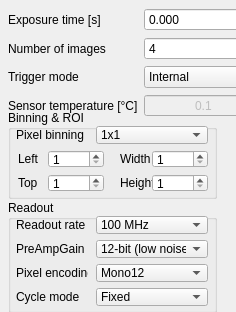
             <widget class="QWidget" name="cTscrollAreaContents">
              <property name="geometry">
               <rect>
                <x>0</x>
                <y>0</y>
                <width>236</width>
                <height>312</height>
               </rect>
              </property>
              <property name="sizePolicy">
               <sizepolicy hsizetype="Preferred" vsizetype="Preferred">
                <horstretch>0</horstretch>
                <verstretch>0</verstretch>
               </sizepolicy>
              </property>
              <property name="minimumSize">
               <size>
                <width>0</width>
                <height>310</height>
               </size>
              </property>
              <widget class="QGroupBox" name="binningROIBox">
               <property name="geometry">
                <rect>
                 <x>8</x>
                 <y>110</y>
                 <width>209</width>
                 <height>89</height>
                </rect>
               </property>
               <property name="sizePolicy">
                <sizepolicy hsizetype="Preferred" vsizetype="Preferred">
                 <horstretch>0</horstretch>
                 <verstretch>0</verstretch>
                </sizepolicy>
               </property>
               <property name="title">
                <string>Binning &amp;&amp; ROI</string>
               </property>
               <widget class="QLabel" name="binningLabel">
                <property name="geometry">
                 <rect>
                  <x>8</x>
                  <y>16</y>
                  <width>81</width>
                  <height>18</height>
                 </rect>
                </property>
                <property name="text">
                 <string>Pixel binning</string>
                </property>
               </widget>
               <widget class="QComboBox" name="binning">
                <property name="geometry">
                 <rect>
                  <x>88</x>
                  <y>16</y>
                  <width>112</width>
                  <height>18</height>
                 </rect>
                </property>
                <item>
                 <property name="text">
                  <string>1x1</string>
                 </property>
                </item>
                <item>
                 <property name="text">
                  <string>2x2</string>
                 </property>
                </item>
                <item>
                 <property name="text">
                  <string>3x3</string>
                 </property>
                </item>
                <item>
                 <property name="text">
                  <string>4x4</string>
                 </property>
                </item>
                <item>
                 <property name="text">
                  <string>8x8</string>
                 </property>
                </item>
               </widget>
               <widget class="QLabel" name="ROILeftLabel">
                <property name="geometry">
                 <rect>
                  <x>10</x>
                  <y>40</y>
                  <width>32</width>
                  <height>18</height>
                 </rect>
                </property>
                <property name="text">
                 <string>Left</string>
                </property>
               </widget>
               <widget class="QLabel" name="ROITopLabel">
                <property name="geometry">
                 <rect>
                  <x>10</x>
                  <y>64</y>
                  <width>32</width>
                  <height>18</height>
                 </rect>
                </property>
                <property name="text">
                 <string>Top</string>
                </property>
               </widget>
               <widget class="QLabel" name="ROIWidthLabel">
                <property name="geometry">
                 <rect>
                  <x>112</x>
                  <y>40</y>
                  <width>32</width>
                  <height>18</height>
                 </rect>
                </property>
                <property name="text">
                 <string>Width</string>
                </property>
               </widget>
               <widget class="QLabel" name="ROIHeightLabel">
                <property name="geometry">
                 <rect>
                  <x>112</x>
                  <y>64</y>
                  <width>32</width>
                  <height>18</height>
                 </rect>
                </property>
                <property name="text">
                 <string>Height</string>
                </property>
               </widget>
               <widget class="QSpinBox" name="ROILeft">
                <property name="geometry">
                 <rect>
                  <x>40</x>
                  <y>40</y>
                  <width>56</width>
                  <height>18</height>
                 </rect>
                </property>
                <property name="minimum">
                 <number>1</number>
                </property>
                <property name="maximum">
                 <number>2048</number>
                </property>
                <property name="value">
                 <number>1</number>
                </property>
               </widget>
               <widget class="QSpinBox" name="ROITop">
                <property name="geometry">
                 <rect>
                  <x>40</x>
                  <y>64</y>
                  <width>56</width>
                  <height>18</height>
                 </rect>
                </property>
                <property name="minimum">
                 <number>1</number>
                </property>
                <property name="maximum">
                 <number>2048</number>
                </property>
                <property name="value">
                 <number>1</number>
                </property>
               </widget>
               <widget class="QSpinBox" name="ROIWidth">
                <property name="geometry">
                 <rect>
                  <x>144</x>
                  <y>40</y>
                  <width>56</width>
                  <height>18</height>
                 </rect>
                </property>
                <property name="minimum">
                 <number>1</number>
                </property>
                <property name="maximum">
                 <number>2048</number>
                </property>
                <property name="value">
                 <number>1</number>
                </property>
               </widget>
               <widget class="QSpinBox" name="ROIHeight">
                <property name="geometry">
                 <rect>
                  <x>144</x>
                  <y>64</y>
                  <width>56</width>
                  <height>18</height>
                 </rect>
                </property>
                <property name="minimum">
                 <number>1</number>
                </property>
                <property name="maximum">
                 <number>2048</number>
                </property>
                <property name="value">
                 <number>1</number>
                </property>
               </widget>
              </widget>
              <widget class="QGroupBox" name="readoutBox">
               <property name="geometry">
                <rect>
                 <x>8</x>
                 <y>200</y>
                 <width>209</width>
                 <height>113</height>
                </rect>
               </property>
               <property name="title">
                <string>Readout</string>
               </property>
               <widget class="QLabel" name="preAmpGainLabel">
                <property name="geometry">
                 <rect>
                  <x>8</x>
                  <y>40</y>
                  <width>72</width>
                  <height>18</height>
                 </rect>
                </property>
                <property name="text">
                 <string>PreAmpGain</string>
                </property>
               </widget>
               <widget class="QLabel" name="pixelEncodingLabel">
                <property name="geometry">
                 <rect>
                  <x>8</x>
                  <y>64</y>
                  <width>72</width>
                  <height>18</height>
                 </rect>
                </property>
                <property name="text">
                 <string>Pixel encoding</string>
                </property>
               </widget>
               <widget class="QLabel" name="pixelReadoutRateLabel">
                <property name="geometry">
                 <rect>
                  <x>8</x>
                  <y>16</y>
                  <width>72</width>
                  <height>18</height>
                 </rect>
                </property>
                <property name="text">
                 <string>Readout rate</string>
                </property>
               </widget>
               <widget class="QLabel" name="cycleModeLabel">
                <property name="geometry">
                 <rect>
                  <x>8</x>
                  <y>88</y>
                  <width>72</width>
                  <height>18</height>
                 </rect>
                </property>
                <property name="text">
                 <string>Cycle mode</string>
                </property>
               </widget>
               <widget class="QComboBox" name="pixelReadoutRate">
                <property name="geometry">
                 <rect>
                  <x>88</x>
                  <y>16</y>
                  <width>112</width>
                  <height>18</height>
                 </rect>
                </property>
                <item>
                 <property name="text">
                  <string>100 MHz</string>
                 </property>
                </item>
                <item>
                 <property name="text">
                  <string>280 MHz</string>
                 </property>
                </item>
               </widget>
               <widget class="QComboBox" name="preAmpGain">
                <property name="geometry">
                 <rect>
                  <x>88</x>
                  <y>40</y>
                  <width>112</width>
                  <height>18</height>
                 </rect>
                </property>
                <property name="currentIndex">
                 <number>0</number>
                </property>
                <item>
                 <property name="text">
                  <string>12-bit (low noise)</string>
                 </property>
                </item>
                <item>
                 <property name="text">
                  <string>12-bit (high well capacity)</string>
                 </property>
                </item>
                <item>
                 <property name="text">
                  <string>16-bit (low noise &amp; high well capacity)</string>
                 </property>
                </item>
               </widget>
               <widget class="QComboBox" name="pixelEncoding">
                <property name="geometry">
                 <rect>
                  <x>88</x>
                  <y>64</y>
                  <width>112</width>
                  <height>18</height>
                 </rect>
                </property>
                <property name="currentIndex">
                 <number>0</number>
                </property>
                <item>
                 <property name="text">
                  <string>Mono12</string>
                 </property>
                </item>
                <item>
                 <property name="text">
                  <string>Mono12Packed</string>
                 </property>
                </item>
                <item>
                 <property name="text">
                  <string>Mono16</string>
                 </property>
                </item>
                <item>
                 <property name="text">
                  <string>Mono32</string>
                 </property>
                </item>
               </widget>
               <widget class="QComboBox" name="cycleMode">
                <property name="geometry">
                 <rect>
                  <x>88</x>
                  <y>88</y>
                  <width>112</width>
                  <height>18</height>
                 </rect>
                </property>
                <property name="currentIndex">
                 <number>0</number>
                </property>
                <item>
                 <property name="text">
                  <string>Fixed</string>
                 </property>
                </item>
                <item>
                 <property name="text">
                  <string>Continuous</string>
                 </property>
                </item>
               </widget>
              </widget>
              <widget class="QWidget" name="layoutWidget">
               <property name="geometry">
                <rect>
                 <x>8</x>
                 <y>8</y>
                 <width>256</width>
                 <height>116</height>
                </rect>
               </property>
               <layout class="QFormLayout" name="formLayout_5">
                <item row="0" column="0">
                 <widget class="QLabel" name="exposureTimeLabel">
                  <property name="text">
                   <string>Exposure time [s]</string>
                  </property>
                 </widget>
                </item>
                <item row="1" column="0">
                 <widget class="QLabel" name="nrImagesLabel">
                  <property name="text">
                   <string>Number of images</string>
                  </property>
                 </widget>
                </item>
                <item row="1" column="1">
                 <widget class="QSpinBox" name="frameCount">
                  <property name="minimum">
                   <number>4</number>
                  </property>
                  <property name="maximum">
                   <number>6</number>
                  </property>
                  <property name="singleStep">
                   <number>1</number>
                  </property>
                  <property name="stepType">
                   <enum>QAbstractSpinBox::StepType::DefaultStepType</enum>
                  </property>
                  <property name="value">
                   <number>4</number>
                  </property>
                 </widget>
                </item>
                <item row="2" column="0">
                 <widget class="QLabel" name="triggerModeLabel">
                  <property name="text">
                   <string>Trigger mode</string>
                  </property>
                 </widget>
                </item>
                <item row="2" column="1">
                 <widget class="QComboBox" name="triggerMode">
                  <item>
                   <property name="text">
                    <string>Internal</string>
                   </property>
                  </item>
                  <item>
                   <property name="text">
                    <string>Software</string>
                   </property>
                  </item>
                  <item>
                   <property name="text">
                    <string>External</string>
                   </property>
                  </item>
                  <item>
                   <property name="text">
                    <string>External Start</string>
                   </property>
                  </item>
                  <item>
                   <property name="text">
                    <string>External Exposure</string>
                   </property>
                  </item>
                 </widget>
                </item>
                <item row="3" column="0">
                 <widget class="QLabel" name="sensorTempLabel">
                  <property name="text">
                   <string>Sensor temperature [°C]</string>
                  </property>
                 </widget>
                </item>
                <item row="3" column="1">
                 <widget class="QDoubleSpinBox" name="sensorTemp">
                  <property name="enabled">
                   <bool>false</bool>
                  </property>
                  <property name="locale">
                   <locale language="English" country="UnitedStates"/>
                  </property>
                  <property name="alignment">
                   <set>Qt::AlignmentFlag::AlignCenter</set>
                  </property>
                  <property name="buttonSymbols">
                   <enum>QAbstractSpinBox::ButtonSymbols::NoButtons</enum>
                  </property>
                  <property name="decimals">
                   <number>1</number>
                  </property>
                  <property name="minimum">
                   <double>-100.000000000000000</double>
                  </property>
                  <property name="singleStep">
                   <double>0.100000000000000</double>
                  </property>
                  <property name="value">
                   <double>0.100000000000000</double>
                  </property>
                 </widget>
                </item>
                <item row="0" column="1">
                 <widget class="QDoubleSpinBox" name="exposureTime">
                  <property name="locale">
                   <locale language="English" country="UnitedStates"/>
                  </property>
                  <property name="decimals">
                   <number>3</number>
                  </property>
                  <property name="singleStep">
                   <double>0.100000000000000</double>
                  </property>
                  <property name="value">
                   <double>0.000000000000000</double>
                  </property>
                 </widget>
                </item>
               </layout>
              </widget>
             </widget>
